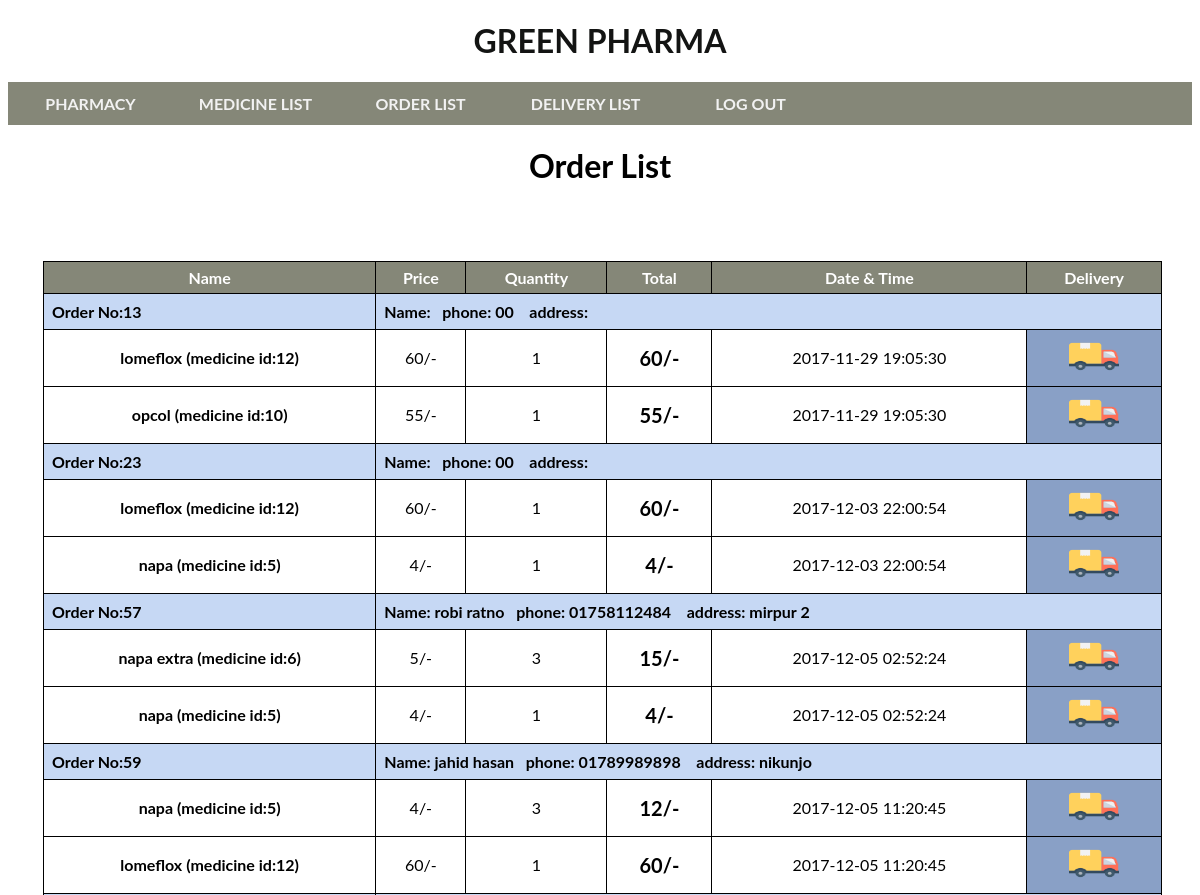
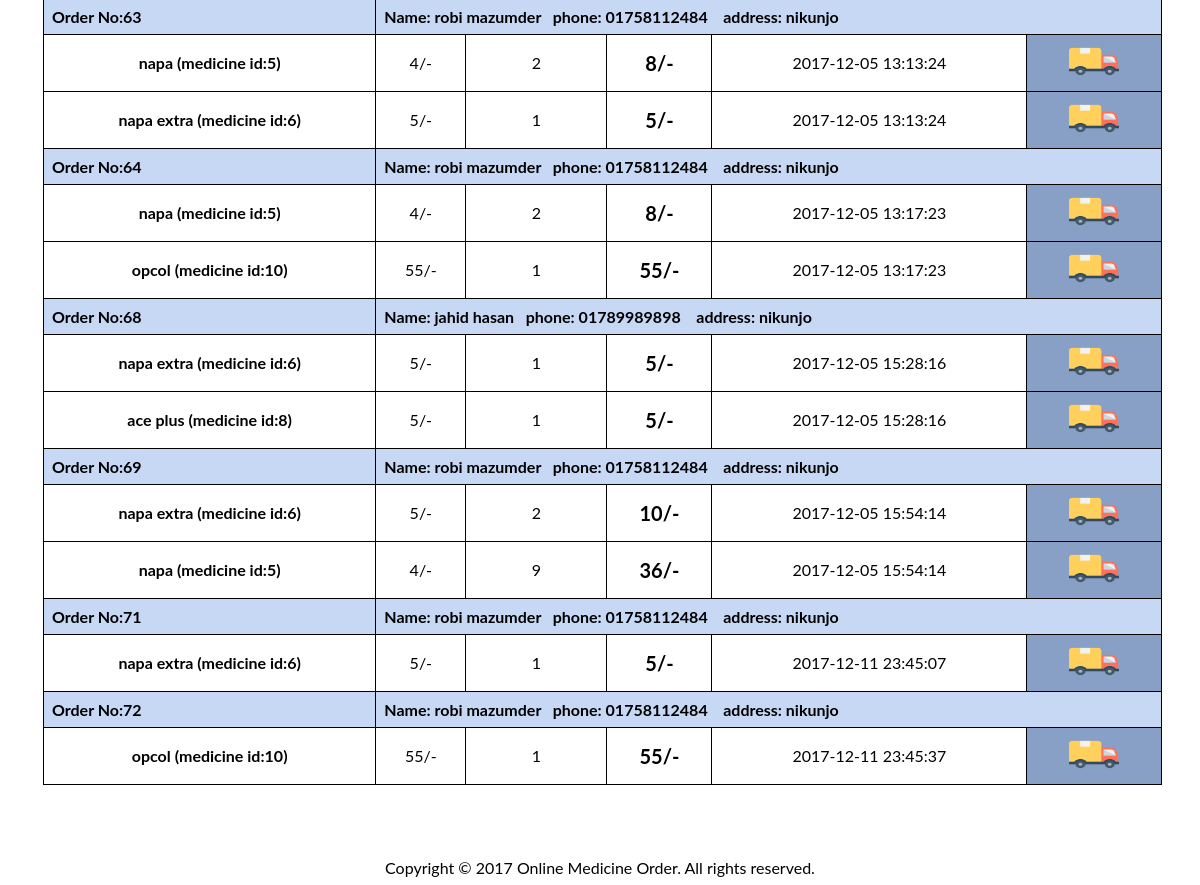
/pharmacy/order_list.php (signed in), run on the app's committed database (2 pictures, top to bottom).
### tables this page shows
CREATE TABLE `location` (
  `id` int(200) NOT NULL,
  `lat` float NOT NULL,
  `lon` float NOT NULL,
  `name` varchar(100) NOT NULL,
  `address` varchar(200) NOT NULL,
  `pharmacy_id` int(100) NOT NULL
);

CREATE TABLE `orders` (
  `id` int(100) NOT NULL,
  `name` varchar(100) NOT NULL,
  `datecreation` varchar(100) NOT NULL,
  `pharmacy_id` int(100) NOT NULL,
  `username` varchar(100) NOT NULL,
  `firstname` varchar(100) NOT NULL,
  `lastname` varchar(100) NOT NULL,
  `phone` int(100) NOT NULL,
  `address` varchar(100) NOT NULL,
  `delivery` varchar(100) NOT NULL
);

CREATE TABLE `medicine` (
  `id` int(200) NOT NULL,
  `name` varchar(100) NOT NULL,
  `category` varchar(100) NOT NULL,
  `price` float NOT NULL,
  `quantity` int(100) NOT NULL,
  `path` varchar(100) NOT NULL,
  `pharmacy_id` int(200) NOT NULL
);

CREATE TABLE `ordersdetail` (
  `ordersid` int(200) NOT NULL,
  `price` int(100) NOT NULL,
  `quantity` int(100) NOT NULL,
  `productid` int(200) NOT NULL
);

### pharmacy/order_list.php (the view, shortened to what this page needs)
<?php
if (isset($_SESSION['id'])) {
     $id = $_SESSION['id'];
}
if(isset($_SESSION["flag"])){
?>
<!DOCTYPE html>
<html>
<head>
</head>
<body>
  <?php
    $conn = new mysqli("localhost", "root", "", "pharmacy");
    foreach($conn->query('SELECT * from location') as $row){
             if($row['pharmacy_id'] == $id)
             $pharmacy_name = $row['name'];
      }
?>
<h1 align="center" style="color:#131413"> <b> <?php echo $pharmacy_name; ?></b> </h1>
<div class="topnav" id="myTopnav">
 <a href="admin.php?id=<?php echo $id ?>"><span><b> PHARMACY </b></span></a>
  <a href="medicine_list.php?id=<?php echo $id ?>"><span><b>MEDICINE LIST</b></span></a>
  <a href="order_list.php?id=<?php echo $id ?>"><span><b> ORDER LIST </b></span></a>
  <a href="delivery_list.php?id=<?php echo $id ?>"><span><b> DELIVERY LIST </b></span></a>
   <a href="user_logout.php"><span><b>LOG OUT</b></span></a>
</div>
        <h1 style="text-align: center;"> Order List </h1>
  <br>
<?php
}
else{
  header("Location:index.php");
}
?>
<div style="margin: 35px; width: 94.5%;">
 <table id="t01">
            <tr>
                <th> Name </th>
                <th> Price </th>
                <th> Quantity </th>
                <th>  Total </th>
                <th> Date & Time </th>
                <th> Delivery </th>
            </tr>
<?php
    $jsn = json_decode(fetchNotice1());
  function fetchNotice1(){
    $conn = new mysqli("localhost", "root", "", "pharmacy");
    foreach($conn->query("SELECT * from orders where pharmacy_id = '" . $_SESSION['id'] . "'
      and delivery!='done' ") as $row2){
      echo "<tr style='font-weight:bold;background-color:#c6d8f4;'>";
      echo "<div><td> Order No:".$row2['id']."</td></div>";
       echo "<div><td colspan='5'> Name: ".$row2['firstname']." ".$row2['lastname']." &nbsp; phone: 0".$row2['phone']." &nbsp;&nbsp; address: ".$row2['address'].
       "</td></div>";
      echo "</tr>";
        foreach($conn->query('SELECT * from ordersdetail') as $row){
          $sum = $row['quantity'] * $row['price'];
        foreach($conn->query('SELECT * from medicine') as $row3){
         if($row['ordersid'] == $row2['id']){
            if($row3['id'] == $row['productid']){
          echo "<tr style='background-color:white;'>";
            echo "<td style='text-align:center;font-weight:bold;'>".$row3['name']." (medicine id:".$row['productid'].")</td>";
            echo "<td style='text-align:center'>".$row['price']."/-</td>";
            echo "<td style='text-align:center'>".$row['quantity']."</td>";
            echo "<td style='text-align:center;font-weight:bold;font-size:20px;'>".$sum."/-</td>";
            echo "<td style='text-align:center'>".$row2['datecreation']."</td>";
            echo "<td style='text-align:center;padding:-20px;background-color:#89a0c6;'>
      <a href='delivery_product.php?delivery=".$row2['id']."' >
      <img style='height: 37px;width: 50px;' src='delivery-truck.PNG' /> </a>
      </td>";
            echo "</tr>";
           }
         }
      }
    }
  }
}
?>
        </table>
    </div>
        <br>
        <br>
        <div align="center">
            <footer>Copyright © 2017 Online Medicine Order. All rights reserved.</footer>
        </div>
</body>
</html>

### pharmacy/order_list.php (style rules this page uses)
body { font-family: "Lato",sans-serif; }
.topnav { overflow: hidden; background-color: #858778; }
.topnav a { float: left; display: block; color: #f2f2f2; text-align: center; padding: 12px 11px; text-decoration: none; font-size: 16px; width : 165px; }
* { box-sizing: border-box; }
table { width:100%; }
table, th, td { border: 1px solid black; border-collapse: collapse; }
th { padding: 6px; text-align: center; }
td { padding: 8px; text-align: left; }
table#t01 th { background-color: #858778; color: white; }

### data on the page
location: name "GREEN PHARMA"
orders: id "13", phone "0", datecreation "2017-11-29 19:05:30", id "57", firstname "robi", lastname "ratno", phone "1758112484", address "mirpur 2", id "59", firstname "jahid", lastname "hasan", phone "1789989898", address "nikunjo", id "63", lastname "mazumder", id "64", id "68", id "69", id "71", id "72"
ordersdetail: productid "12", price "60", quantity "1"
medicine: name "lomeflox", datecreation "2017-12-05 11:20:45"
ordersdetail: productid "10", price "55", quantity "1"
medicine: name "opcol", datecreation "2017-12-05 13:17:23", datecreation "2017-12-11 23:45:37"
orders: id "23", phone "0", datecreation "2017-12-03 22:00:54"
ordersdetail: productid "12", price "60", quantity "1"
ordersdetail: productid "5", price "4", quantity "1"
medicine: name "napa", datecreation "2017-12-05 02:52:24", datecreation "2017-12-05 11:20:45", datecreation "2017-12-05 13:13:24", datecreation "2017-12-05 13:17:23", datecreation "2017-12-05 15:54:14"
ordersdetail: productid "6", price "5", quantity "3", sum "15"
medicine: name "napa extra", datecreation "2017-12-05 02:52:24", datecreation "2017-12-05 13:13:24", datecreation "2017-12-05 15:28:16", datecreation "2017-12-05 15:54:14", datecreation "2017-12-11 23:45:07"
ordersdetail: productid "5", price "4", quantity "1"
ordersdetail: productid "5", price "4", quantity "3", sum "12"
ordersdetail: productid "12", price "60", quantity "1"
ordersdetail: productid "5", price "4", quantity "2", sum "8"
ordersdetail: productid "6", price "5", quantity "1"
ordersdetail: productid "5", price "4", quantity "2", sum "8"
ordersdetail: productid "10", price "55", quantity "1"
ordersdetail: productid "6", price "5", quantity "1"
ordersdetail: productid "8", price "5", quantity "1"
medicine: name "ace plus", datecreation "2017-12-05 15:28:16"
ordersdetail: productid "6", price "5", quantity "2", sum "10"
ordersdetail: productid "5", price "4", quantity "9", sum "36"
ordersdetail: productid "6", price "5", quantity "1"
ordersdetail: productid "10", price "55", quantity "1"
